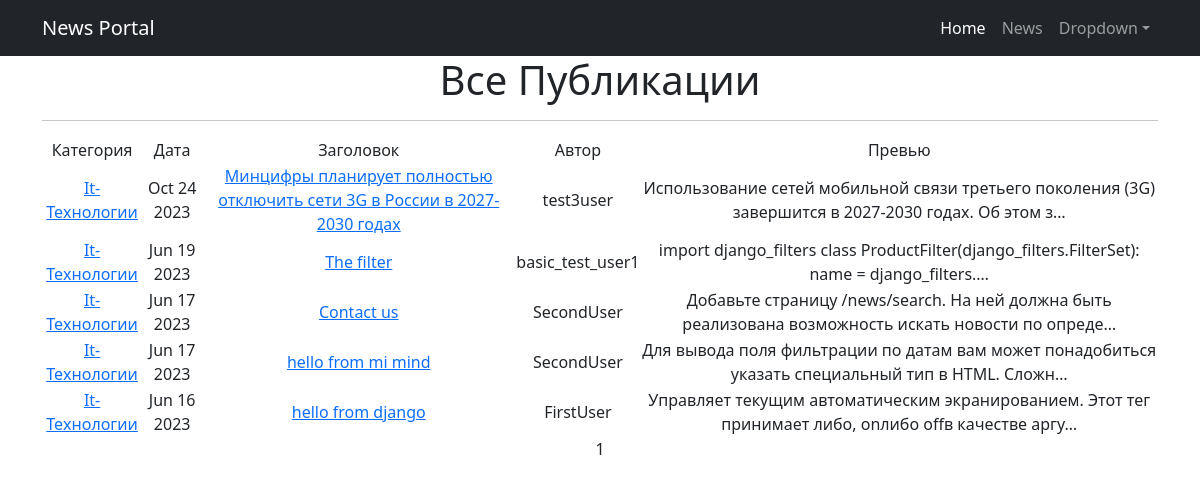
The page /News/categories/4 on the database as committed earlier.
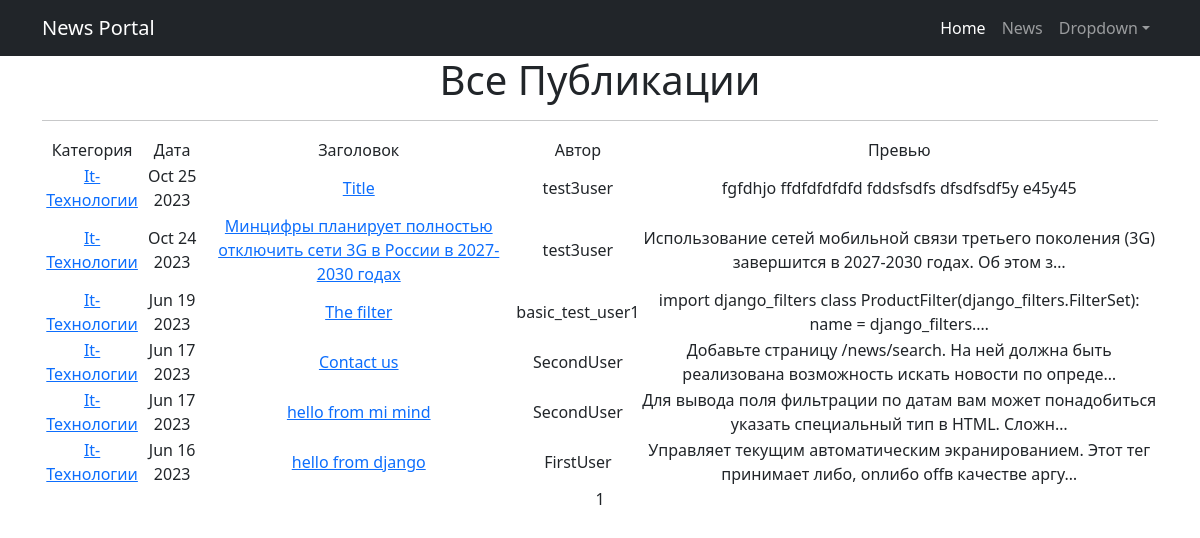
The same page on the database as committed later.
### NewsPortal/models.py (models this page shows, shortened)
class Category(models.Model):
    name = models.CharField(max_length=64, unique=True)  # название категории
    subscribers = models.ManyToManyField(User, related_name="categories", blank=True) # поле subscribers имеет связь ManyToMany
    def __str__(self):
        return self.name.title()

class Post(models.Model):
    POSITIONS = [
        ('New', 'Новость'),
        ('Art', 'Статья')
    ]
    author = models.ForeignKey(Author, on_delete=models.CASCADE)  # id создателя статьи/новости
    choi_public = models.CharField(max_length=3,
                                   choices=POSITIONS,
                                   default='Art')
    time_create = models.DateTimeField(auto_now_add=True)  # дата и время создания статьи/новости
    cat = models.ManyToManyField(Category, through=PostCategory)  # cat имеет связь с Category через PostCategory
    title = models.CharField(max_length=255)  # заголовок статьи/новости
    content = models.TextField(blank=True)  # содержание статьи/новости
    _rating = models.IntegerField(default=0, db_column='rating')  # рейтинг статьи/новости

class Author(models.Model):
    user = models.OneToOneField(User, on_delete=models.CASCADE)  # id пользователя (кто создатель)
    rating = models.IntegerField(default=0)  # рейтинг создателя
    def __str__(self):
        return self.user.username

### NewsPortal/views.py (the view)
# urls.py: path('categories/<int:pk>', CategoryListView.as_view(), name='category_list'),
class CategoryListView(ListView):  # вьюха для просмотра всех постов выбраной категории
    model = Post # на основе модели Post
    template_name = 'category_list.html' # указываем шаблон
    context_object_name = 'category_news_list' # обзываем контекст
    ordering = '-time_create'
    paginate_by = 10
    def get_queryset(self): # функция переопределения кверисета
        self.category = get_object_or_404(Category, id=self.kwargs['pk']) # получаем выбранную категорию
        queryset = Post.objects.filter(cat=self.category,).order_by('-time_create') # получаем все посты выбранной категории
        return queryset # возвращаем queryset
    def get_context_data(self, **kwargs): #
        context = super().get_context_data(**kwargs) #
        context['is_not_subsсriber'] = self.request.user not in self.category.subscribers.all() #
        context['category'] = self.category #
        return context #

### NewsPortal/templatetags/custom_filters.py (called while the page is built)
@register.filter()
def censor(value):
   n = 0
   try:
      inSwordList = value.split()
      for sword_ in inSwordList:
         if sword_.lower() in RestrSwords:
            inSwordList[n] = sword_.replace(sword_[1:], '*' * len(sword_[1:]))
         n += 1
   except Exception as e:
      return f'Объект не является строкой!:\n{e}'
   return ' '.join(inSwordList)

### templates/category_list.html (shortened to what this page needs)
{% extends 'flatpages/default.html' %}
{% block content %}
    <h1>Все Публикации</h1>
    <hr>
    {% if category_news_list %}
        <table>
            <tr>
                <td>Категория</td>
                <td>Дата</td>
                <td>Заголовок</td>
                <td>Автор</td>
                <td>Превью</td>
            </tr>
            {% for post in category_news_list %}
            <tr>
                <td>{% for category in post.cat.all %}
                    <a href="{% url 'category_list' category.id %}">{{ category }}</a>
                {% endfor %}</td>
                <td>{{ post.time_create|date:'M d Y' }}</td>
                <td>
                    <a href="{% url 'news_detail' post.id %}">{{ post.title|censor }}</a>
                </td>
                <td>{{ post.author }}</td>
                <td>{{ post.content|truncatechars:100|censor }}</td>
            </tr>
           {% endfor %}
        </table>
    {% else %}
        <h2>Новостей нет!</h2>
    {% endif %}
   {{ page_obj.number }}
{% endblock content %}

Rows that differ between the two databases and show on the page:
added Post: time_create "Oct 25 2023", title|censor "Title", author "test3user", content|censor "fgfdhjo ffdfdfdfdfd fddsfsdfs dfsdfsdf5y e45y45", Category (name "It-Технологии")
